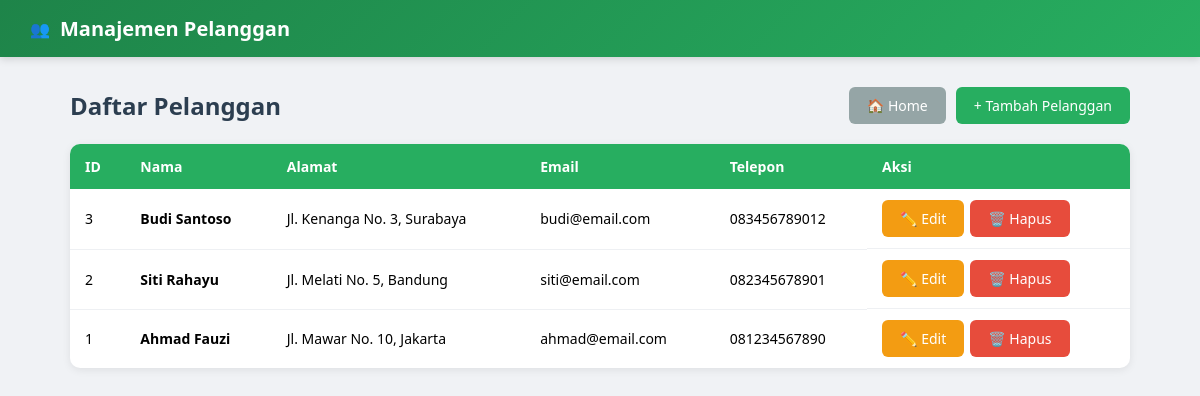
Page /pelanggan/index.php on the committed database.
### tables this page shows
CREATE TABLE IF NOT EXISTS pelanggan (
    ID INT AUTO_INCREMENT PRIMARY KEY,
    Nama VARCHAR(255) NOT NULL,
    Alamat VARCHAR(255),
    Email VARCHAR(255),
    Telepon VARCHAR(20)
);

### pelanggan/index.php (the view, shortened to what this page needs)
<?php
require_once '../koneksi.php';
$result = $conn->query("SELECT * FROM pelanggan ORDER BY ID DESC");
?>
<!DOCTYPE html>
<html lang="id">
<head>
</head>
<body>
<div class="navbar"><span>👥</span><h1>Manajemen Pelanggan</h1></div>
<div class="container">
    <div class="top">
        <h2>Daftar Pelanggan</h2>
        <div style="display:flex;gap:10px;">
            <a href="../index.php" class="btn btn-secondary">🏠 Home</a>
            <a href="tambah.php" class="btn btn-success">+ Tambah Pelanggan</a>
        </div>
    </div>
    <table>
        <thead>
            <tr><th>ID</th><th>Nama</th><th>Alamat</th><th>Email</th><th>Telepon</th><th>Aksi</th></tr>
        </thead>
        <tbody>
        <?php if ($result->num_rows === 0): ?>
            <tr><td colspan="6" class="empty">Belum ada data pelanggan. <a href="tambah.php">Tambah sekarang</a></td></tr>
        <?php else: ?>
        <?php while ($row = $result->fetch_assoc()): ?>
            <tr>
                <td><?= $row['ID'] ?></td>
                <td><strong><?= htmlspecialchars($row['Nama']) ?></strong></td>
                <td><?= htmlspecialchars($row['Alamat']) ?></td>
                <td><?= htmlspecialchars($row['Email']) ?></td>
                <td><?= $row['Telepon'] ?></td>
                <td style="display:flex;gap:6px;">
                    <a href="edit.php?id=<?= $row['ID'] ?>" class="btn btn-warning">✏️ Edit</a>
                    <a href="hapus.php?id=<?= $row['ID'] ?>" class="btn btn-danger"
                       onclick="return confirm('Yakin ingin menghapus pelanggan ini?')">🗑️ Hapus</a>
                </td>
            </tr>
        <?php endwhile; ?>
        <?php endif; ?>
        </tbody>
    </table>
</div>
</body>
</html>

### pelanggan/index.php (style rules this page uses)
* { margin: 0; padding: 0; box-sizing: border-box; }
body { font-family: 'Segoe UI', Arial, sans-serif; background: #f0f2f5; }
.navbar { background: linear-gradient(135deg, #1e8449, #27ae60); color: white; padding: 15px 30px; display: flex; align-items: center; gap: 10px; box-shadow: 0 2px 8px rgba(0,0,0,0.15); }
.navbar h1 { font-size: 20px; }
.container { max-width: 1100px; margin: 30px auto; padding: 0 20px; }
.top { display: flex; justify-content: space-between; align-items: center; margin-bottom: 20px; }
.top h2 { color: #2c3e50; }
.btn { padding: 9px 18px; border-radius: 6px; text-decoration: none; font-size: 14px; border: none; cursor: pointer; display: inline-block; }
.btn-success { background: #27ae60; color: white; }
.btn-warning { background: #f39c12; color: white; }
.btn-danger { background: #e74c3c; color: white; }
.btn-secondary { background: #95a5a6; color: white; }
table { width: 100%; border-collapse: collapse; background: white; border-radius: 10px; overflow: hidden; box-shadow: 0 2px 8px rgba(0,0,0,0.08); }
th { background: #27ae60; color: white; padding: 13px 15px; text-align: left; font-size: 14px; }
td { padding: 11px 15px; border-bottom: 1px solid #eef0f3; font-size: 14px; }
tr:last-child td { border-bottom: none; }

### rows in the picture
pelanggan: ID "3", Nama "Budi Santoso", Alamat "Jl. Kenanga No. 3, Surabaya", Email "budi@email.com", Telepon "083456789012"
pelanggan: ID "2", Nama "Siti Rahayu", Alamat "Jl. Melati No. 5, Bandung", Email "siti@email.com", Telepon "082345678901"
pelanggan: ID "1", Nama "Ahmad Fauzi", Alamat "Jl. Mawar No. 10, Jakarta", Email "ahmad@email.com", Telepon "081234567890"
